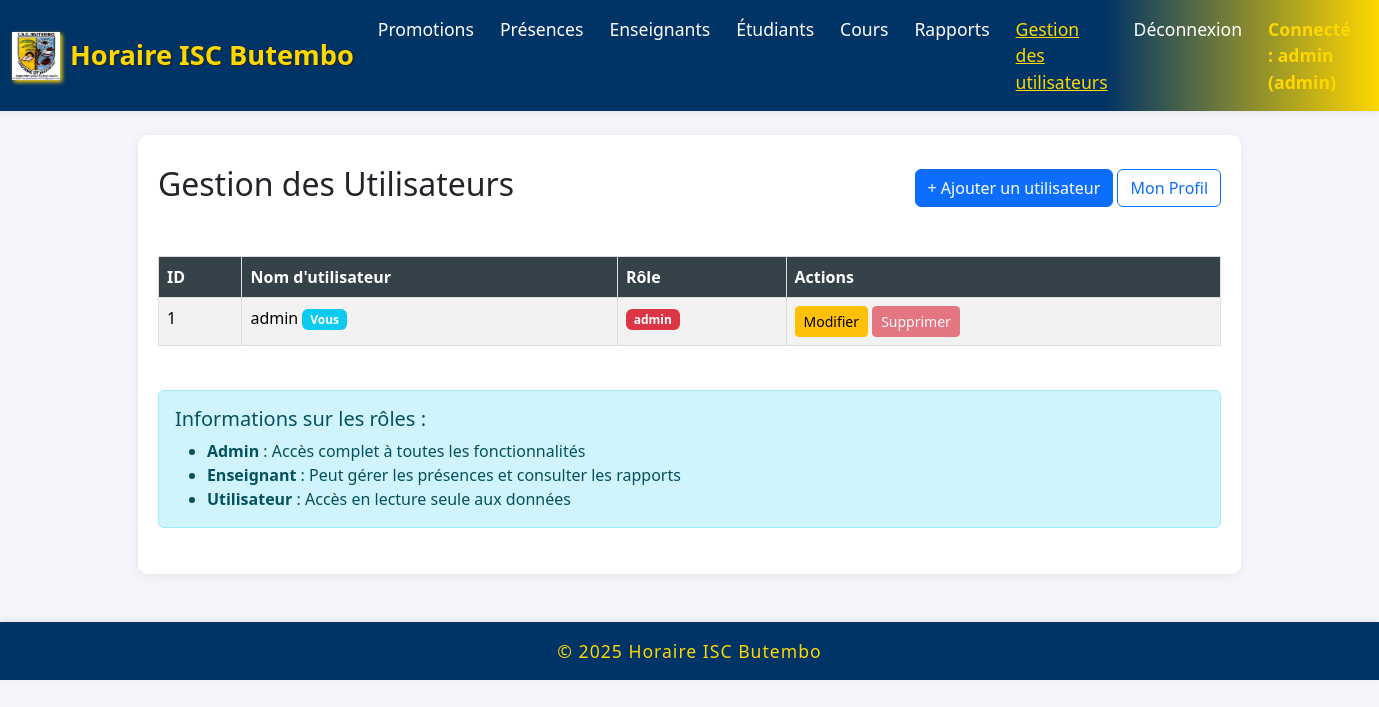
Screenshot of /utilisateurs (signed in) with the database file from the repository.
### models/__init__.py (models this page shows)
class User(db.Model):
    __tablename__ = 'user'
    id = db.Column(db.Integer, primary_key=True)
    username = db.Column(db.String(80), unique=True, nullable=False)
    password = db.Column(db.String(120), nullable=False)
    role = db.Column(db.String(50), nullable=False, default='admin')

### app.py (the view)
@app.route('/utilisateurs')
def utilisateurs():
    if 'username' not in session or session.get('role') != 'admin':
        flash('Accès non autorisé!', 'danger')
        return redirect(url_for('accueil'))
    utilisateurs = User.query.all()
    return render_template('utilisateurs.html', utilisateurs=utilisateurs)

### templates/utilisateurs.html (shortened to what this page needs)
{% extends "base.html" %}
{% block content %}
<div class="d-flex justify-content-between align-items-center mb-4">
    <h2>Gestion des Utilisateurs</h2>
    <div>
        <a href="{{ url_for('ajouter_utilisateur') }}" class="btn btn-primary">+ Ajouter un utilisateur</a>
        <a href="{{ url_for('profil') }}" class="btn btn-outline-primary">Mon Profil</a>
    </div>
</div>
<div class="table-responsive">
    <table class="table table-striped table-hover">
        <thead class="table-dark">
            <tr>
                <th>ID</th>
                <th>Nom d'utilisateur</th>
                <th>Rôle</th>
                <th>Actions</th>
            </tr>
        </thead>
        <tbody>
            {% for utilisateur in utilisateurs %}
            <tr>
                <td>{{ utilisateur.id }}</td>
                <td>
                    {{ utilisateur.username }}
                    {% if utilisateur.username == session.username %}
                        <span class="badge bg-info">Vous</span>
                    {% endif %}
                </td>
                <td>
                    <span class="badge {% if utilisateur.role == 'admin' %}bg-danger{% else %}bg-secondary{% endif %}">
                        {{ utilisateur.role }}
                    </span>
                </td>
                <td>
                    <a href="{{ url_for('modifier_utilisateur', id=utilisateur.id) }}" class="btn btn-warning btn-sm">Modifier</a>
                    {% if utilisateur.username != 'admin' and utilisateur.username != session.username %}
                    <a href="{{ url_for('supprimer_utilisateur', id=utilisateur.id) }}" class="btn btn-danger btn-sm" onclick="return confirm('Êtes-vous sûr de vouloir supprimer cet utilisateur ?')">Supprimer</a>
                    {% else %}
                    <button class="btn btn-danger btn-sm" disabled>Supprimer</button>
                    {% endif %}
                </td>
            </tr>
            {% endfor %}
        </tbody>
    </table>
</div>
<div class="alert alert-info mt-4">
    <h5>Informations sur les rôles :</h5>
    <ul class="mb-0">
        <li><strong>Admin</strong> : Accès complet à toutes les fonctionnalités</li>
        <li><strong>Enseignant</strong> : Peut gérer les présences et consulter les rapports</li>
        <li><strong>Utilisateur</strong> : Accès en lecture seule aux données</li>
    </ul>
</div>
{% endblock %}

### static/style.css (style rules this page uses)
body { font-family: Arial, sans-serif; margin: 0; padding: 0; background-color: #f4f4f4; }
.table { width: 100%; border-collapse: collapse; margin: 20px 0; }
.table th, .table td { border: 1px solid #ddd; padding: 8px; }
.table th { background-color: #35424a; color: white; }

### templates/base.html (style rules this page uses)
body { background-color: #f4f6fb; font-family: 'Segoe UI', Arial, sans-serif; }

### rows the page displays
User: id "1", username "admin", shows "Vous", role "admin", shows "Supprimer"

### other values shown
{{ session.username }} "admin"
{{ session.role }} "admin"
